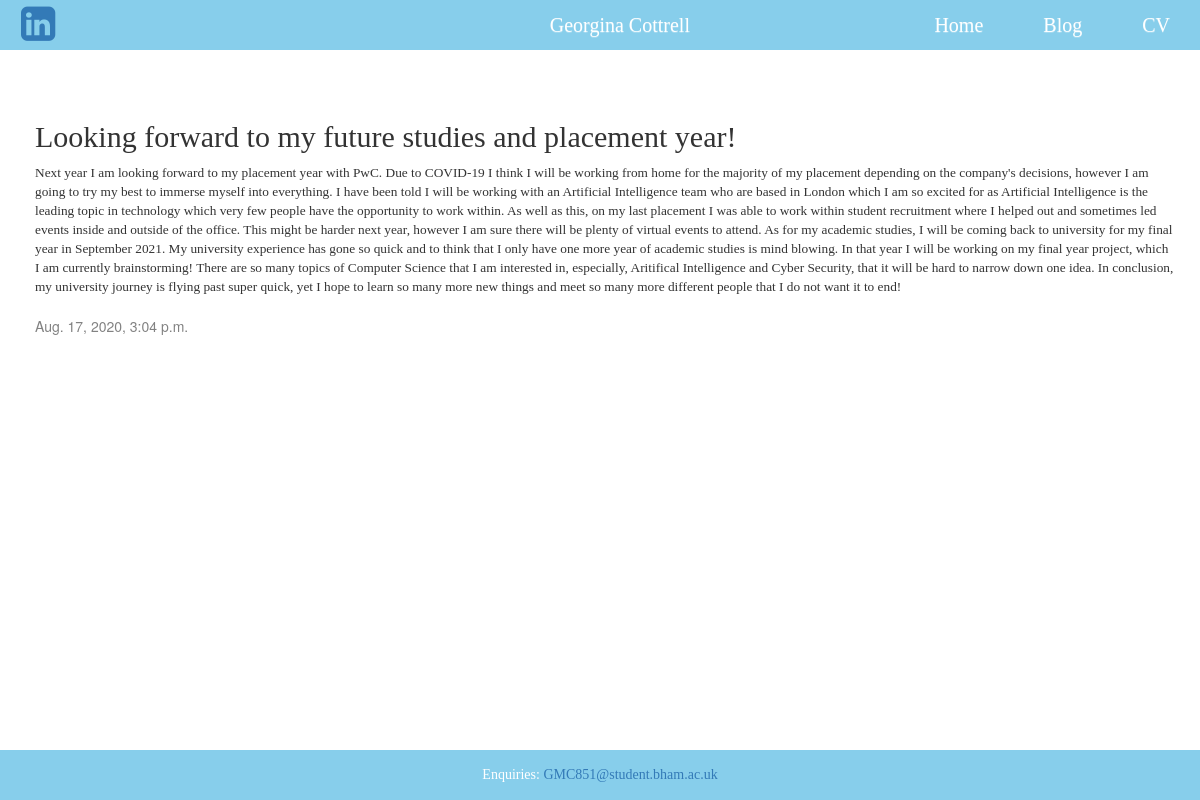
The app's page /post/2/ with its own data.
### blog/models.py (models this page shows, shortened)
class Post(models.Model):
    author = models.ForeignKey(settings.AUTH_USER_MODEL, on_delete=models.CASCADE)
    title = models.CharField(max_length=200)
    text = models.TextField()
    created_date = models.DateTimeField(default=timezone.now)
    published_date = models.DateTimeField(blank=True, null=True)

### blog/views.py (the view)
# urls.py: path('post/<int:pk>/', views.post_detail, name='post_detail'),
def post_detail(request, pk):
    post = get_object_or_404(Post, pk=pk)
    return render(request, 'blog/post_detail.html', {'post': post})

### blog/templates/blog/post_detail.html (shortened to what this page needs)
{% extends 'blog/base.html' %}
{% block content %}
    <div class="post">
        <h2>{{ post.title }}</h2>
        <p>{{ post.text|linebreaksbr }}</p>
        {% if post.published_date %}
        <div class="date">
            {{ post.published_date }}
        </div>
        {% endif %}
    </div>
{% endblock %}

### blog/static/css/blog.css (style rules this page uses)
body { padding-top:50px; margin-bottom:50px; }
h1, h2, h3, h4 { font-family: Cambria, Cochin, Georgia, Times, 'Times New Roman', serif; font-weight: 300; }
p { font-family: Cambria, Cochin, Georgia, Times, 'Times New Roman', serif; font-weight: 300; font-size: 10pt; margin-top:0; padding-bottom:10px; }
.date { color: #828282; }
.post { margin-bottom: 70px; }

### records on screen
Post: title "Looking forward to my future studies and placement year!", text "Next year I am looking forward to my placement year with PwC. Due to COVID-19 I think I will be working from home for the majority of my placement depending on the company's decisions, however I am going to try my best to immerse myself into everything. I have been told I will be working with an Artificial Intelligence team who are based in London which I am so excited for as Artificial Intelligence is the leading topic in technology which very few people have the opportunity to work within. As well as this, on my last placement I was able to work within student recruitment where I helped out and sometimes led events inside and outside of the office. This might be harder next year, however…", published_date "Aug. 17, 2020, 3:04 p.m."
